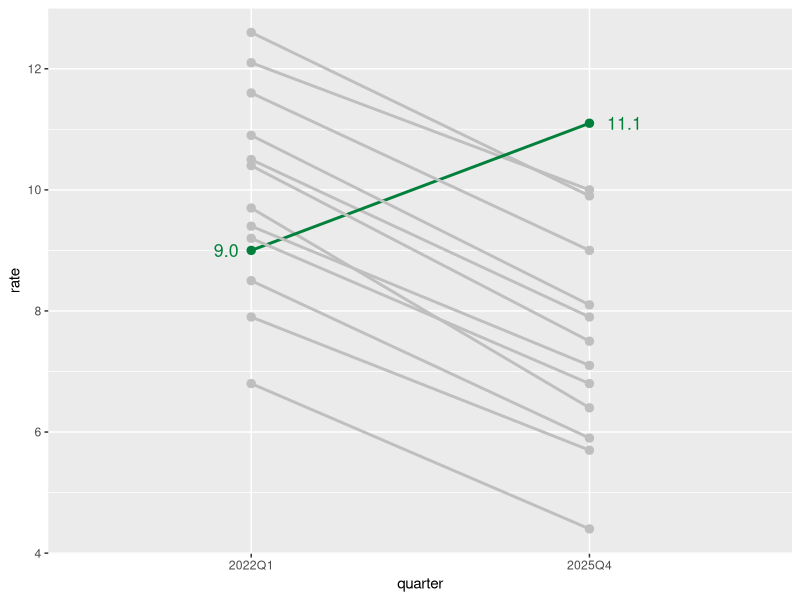

Recreate this plot in R.
## ---- chunk 1
#| include: false
library(tidyverse)
ends <- read_csv("unemployment.csv") |>
  filter(region != "Kingdom",
         date %in% range(date)) |>
  group_by(region) |>
  mutate(rose = last(rate) > first(rate)) |>
  ungroup() |>
  arrange(rose)
riser <- ends |>
  filter(rose) |>
  mutate(hjust = if_else(date == min(date),
                         1.5, -0.5))
## ---- chunk 2
#| fig-width: 8
#| fig-height: 5.5
ggplot(ends, aes(quarter, rate, group = region,
                 colour = rose)) +
  geom_line(linewidth = 1) +
  geom_point(size = 2.5) +
  scale_colour_manual(values = c(`TRUE` = "#00803A",
                                 `FALSE` = "grey75"),
                      guide = "none") +
  geom_text(
    data = riser,
    aes(label = scales::number(rate, accuracy = 0.1),
        hjust = hjust),
    size = 4.5)
